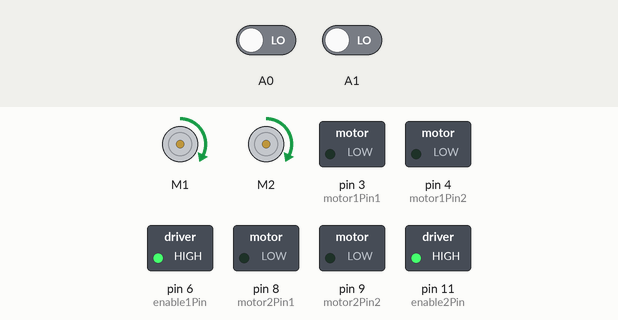
Bench run of a sketch on a simulated Arduino Uno, built with avr-gcc and run on an emulated ATmega328P. Shown: 2 × DC motor (green arrow = forward, orange = backward, longer = faster), switched loads named in the sketch (green lamp = pin HIGH). The test bench sets the inputs (shaded band); at power-on: A0 LOW, A1 LOW.

Above: at 4.2 s.
4.3 s: A0 driven HIGH
At 5.1 s:
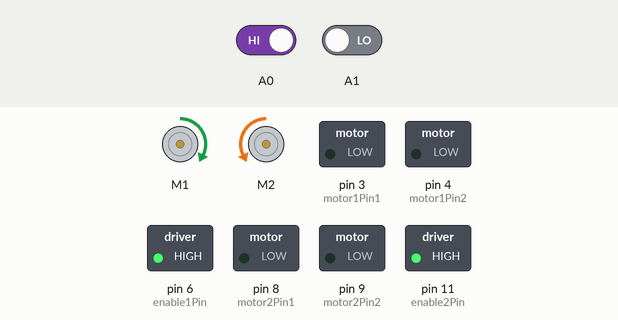
7.3 s: A0 driven LOW
At 7.9 s:
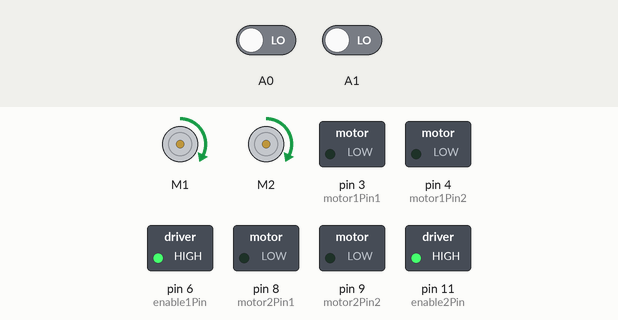
9.0 s: A1 driven HIGH
At 9.9 s:
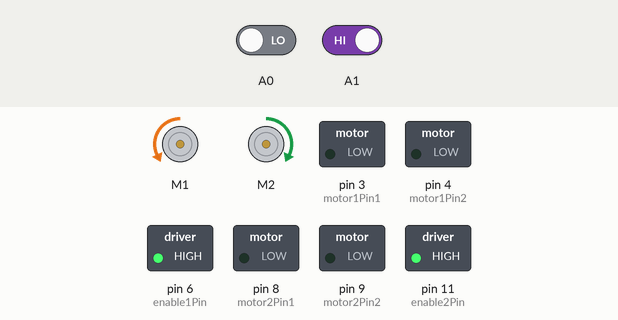
12.0 s: A1 driven LOW
At 12.7 s:
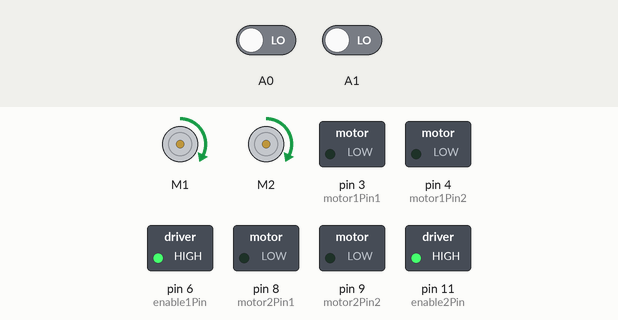
Timing chart, 0 to 14.7 s (numbered marks = the images above; inputs shaded):
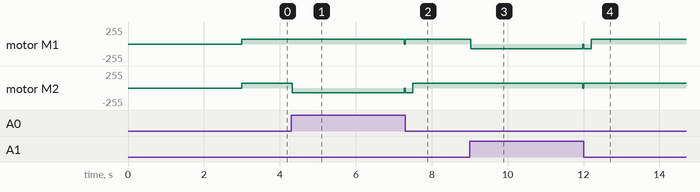

The sketch:

LineFollowerTwoWheelPower.ino
```cpp
#include <AFMotor.h>

AF_DCMotor motor1(1);     //dc motor initialization
AF_DCMotor motor2(2);


//UNO TO  MOTOR SHIELD CONNECTION

int motor1Pin1 = 3; // pin 2 on L293D IC
int motor1Pin2 = 4; // pin 7 on L293D IC
int enable1Pin = 6; // pin 1 on L293D IC
int motor2Pin1 = 8; // pin 10 on L293D IC
int motor2Pin2 = 9; // pin 15 on L293D IC
int enable2Pin = 11; // pin 9 on L293D IC


void setup()
{
Serial.begin(9600);//baudrate


pinMode(motor1Pin1, OUTPUT);
pinMode(motor1Pin2, OUTPUT);
pinMode(enable1Pin, OUTPUT);
pinMode(motor2Pin1, OUTPUT);
pinMode(motor2Pin2, OUTPUT);
pinMode(enable2Pin, OUTPUT);
    // sets enable1Pin and enable2Pin high so that motor can turn on:
digitalWrite(enable1Pin, HIGH);
digitalWrite(enable2Pin, HIGH);

SetSpeed();
              Stop();
                delay(3000);
               // move_left();
               // move_right();

              Forward();
}

void loop()
{

int i ;
  if(digitalRead(A0)==1  &&digitalRead(A1)==1 )
  {
    Forward();
  }
  else if (digitalRead(A0)==1  &&digitalRead(A1)==0  )
  {
     for ( i = 0 ; i < 250 ; i++ )  Stop();
move_right();
   // move_left();
  }
   else if (digitalRead(A0)==0  &&digitalRead(A1)==1 )
  {
     for ( i = 0 ; i < 250 ; i++ )  Stop();
move_left();
    //move_right();
  }
  else
  {
    Forward();
  }
  }

void SetSpeed(){

                motor1.setSpeed(70);
                motor2.setSpeed(70);

}


void Forward()
{

               motor1.run(FORWARD);
               motor2.run(FORWARD);

}


void move_left(){
motor1.run(BACKWARD);
motor2.run(FORWARD);
delay(200);
}

void move_right(){
motor2.run(BACKWARD);
motor1.run(FORWARD);
delay(200);
}

void Stop(){

             motor1.run(RELEASE);
             motor2.run(RELEASE);

}


void _FORWARD()
{

digitalWrite(motor1Pin1, HIGH);
digitalWrite(motor1Pin2, LOW);
digitalWrite(motor2Pin1, LOW);
digitalWrite(motor2Pin2, HIGH);
}

void LEFT()
{
digitalWrite(motor1Pin1, HIGH);
digitalWrite(motor1Pin2, LOW);
digitalWrite(motor2Pin1, LOW);
digitalWrite(motor2Pin2, LOW);
}

void RIGHT()
{

digitalWrite(motor1Pin1, LOW);
digitalWrite(motor1Pin2, LOW);
digitalWrite(motor2Pin1, LOW);
digitalWrite(motor2Pin2, HIGH);
}

void REVERSE()
{

digitalWrite(motor1Pin1, LOW);
digitalWrite(motor1Pin2, HIGH);
digitalWrite(motor2Pin1, HIGH);
digitalWrite(motor2Pin2, LOW);
}

void STOP()
{

digitalWrite(motor1Pin1, LOW);
digitalWrite(motor1Pin2, LOW);
digitalWrite(motor2Pin1, LOW);
digitalWrite(motor2Pin2, LOW);
}
```

Measured:
- after the input at 4.3 s, motor M1: forward 70/255 → stopped after 3.0 s; motor M2: forward 70/255 → backward 70/255 at once, → stopped 2.9 s later
- after the input at 7.3 s, motor M1: stopped → forward 70/255 at once; motor M2: stopped → backward 70/255 at once, → forward 70/255 0.20 s later
- after the input at 9.0 s, motor M1: forward 70/255 → backward 70/255 at once, → stopped 2.9 s later; motor M2: forward 70/255 → stopped after 3.0 s
- after the input at 12.0 s, motor M1: stopped → backward 70/255 at once, → forward 70/255 0.20 s later; motor M2: stopped → forward 70/255 at once
